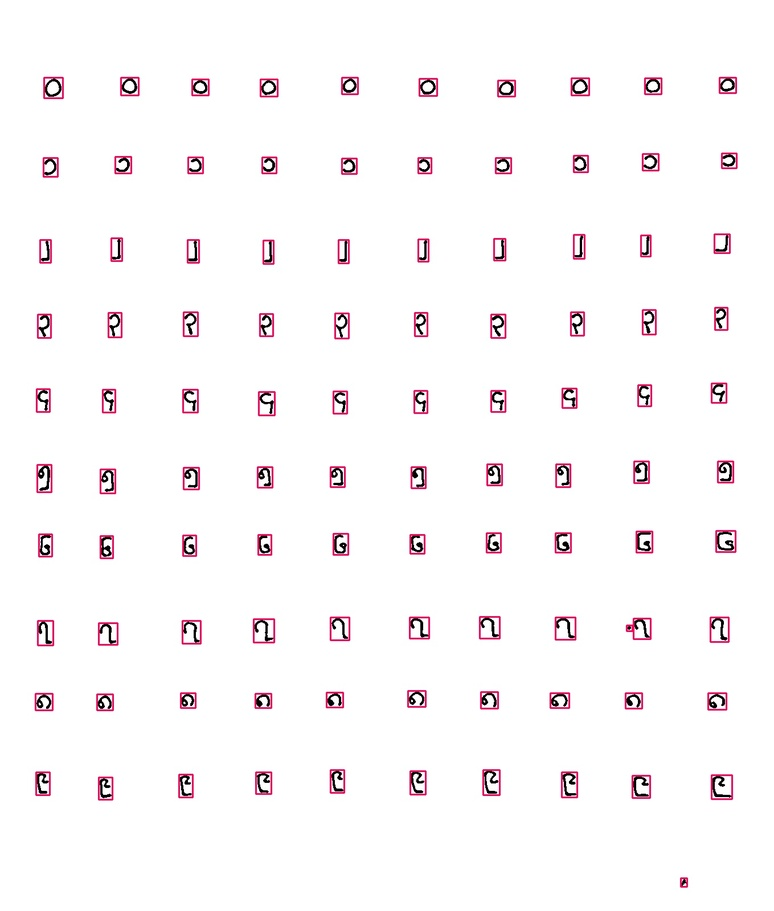
#> input picture box.jpg, 774 x 911 px, shrunk from 1359 x 1600 before the run
$ python -i bounding-boxes.py   (imports and definitions only)
#> lines starting #> are read from the running program, lines starting #| are printed output that depends on the picture; after the words box and inside, x2 and y2 are one past the last pixel; in counts of white or black regions, pixels touching at a corner belong together
import cv2
import numpy as np
import imutils

import argparse
import re

parser = argparse.ArgumentParser(description='Contour Detection')
# [6 lines not run here, left out]

# [1 line that did not run here, left out]
# [1 line that did not run here, left out]
# [1 line that did not run here, left out]
# [1 line that did not run here, left out]

def bounding(img):
#> called with img = 'box.jpg'
    image = cv2.imread(img)
#> image is the input picture: shape (911, 774, 3); mean B, G, R 248.7, 247.2, 250.4

    gray = cv2.cvtColor(image, cv2.COLOR_BGR2GRAY)
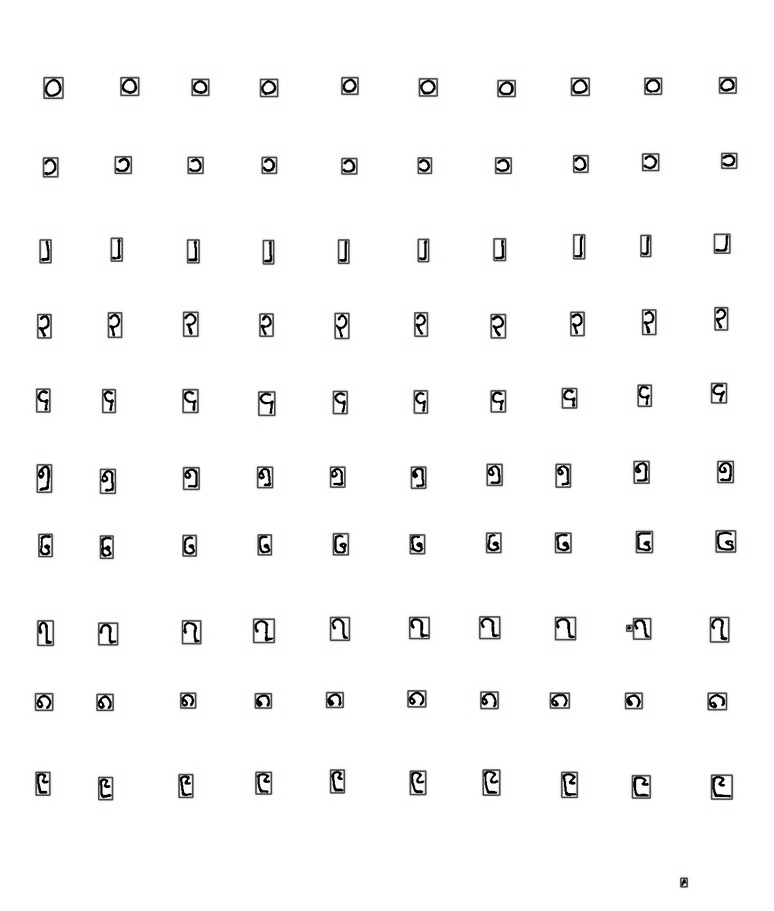
#> gray: shape (911, 774); min 0, max 255, mean 248.3
    gray = cv2.GaussianBlur(gray, (7, 7), 0)
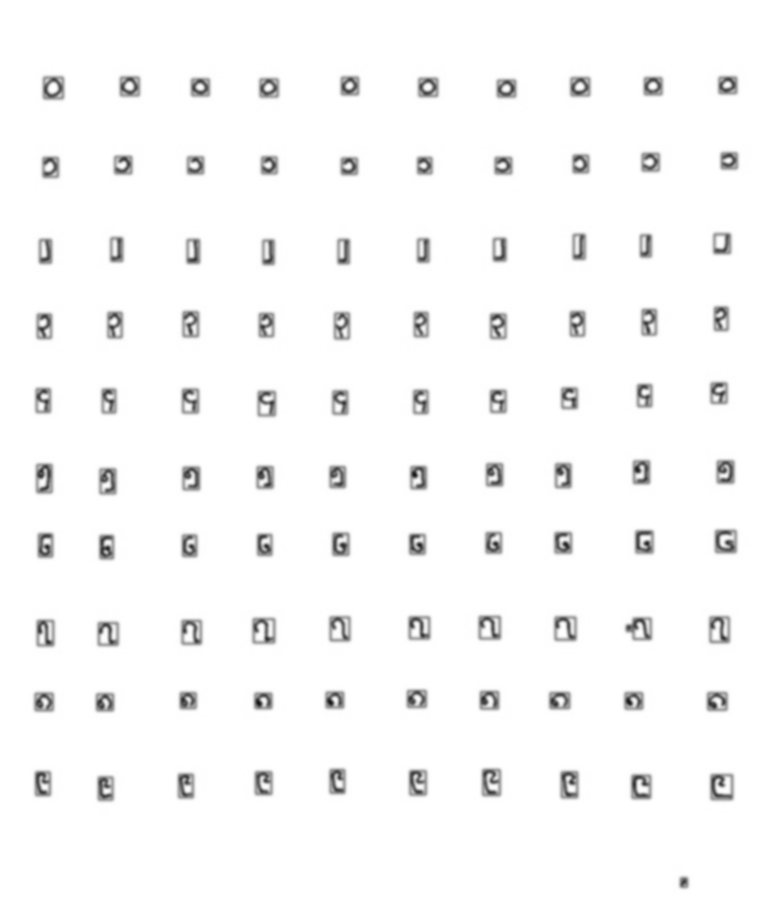
#> gray: shape (911, 774); min 21, max 255, mean 248.3

    ret,out_binary=cv2.threshold(gray ,127,255,cv2.THRESH_BINARY_INV)
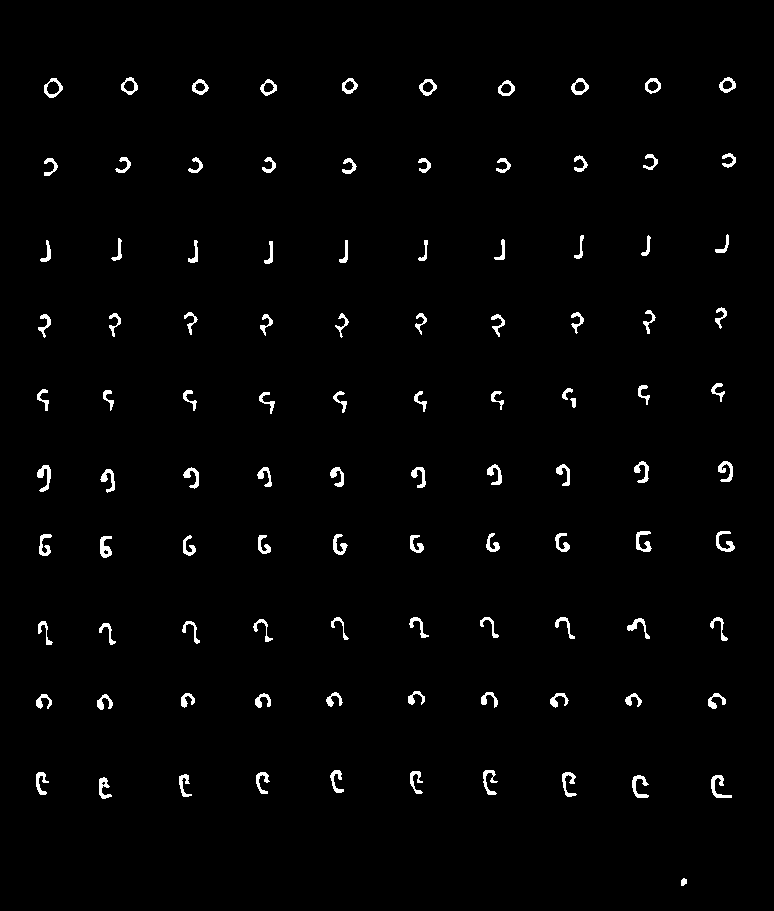
#> out_binary: shape (911, 774); 1.7% white; 102 white regions, largest, box (x1, y1, x2, y2) and area: (711, 775, 732, 798) 184, (37, 465, 51, 492) 182, (716, 531, 735, 552) 175

    img_dilation = cv2.dilate(out_binary, None, iterations=2)
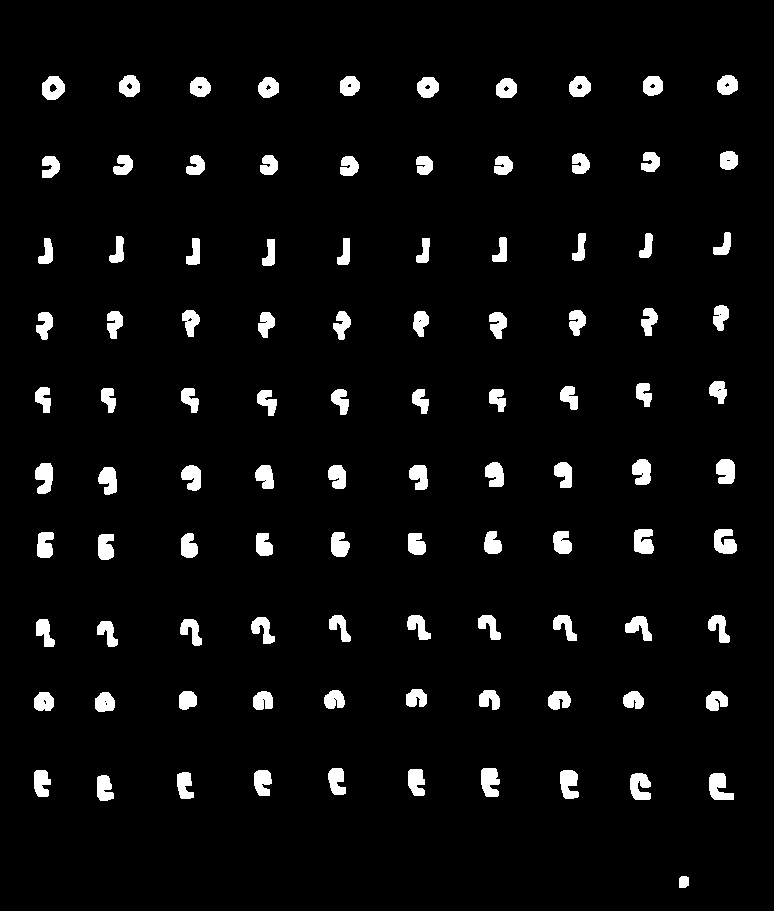
#> img_dilation: shape (911, 774); 4.6% white; 101 white regions

    contours, h = cv2.findContours(img_dilation.copy(), cv2.RETR_EXTERNAL, cv2.CHAIN_APPROX_SIMPLE)
#> contours = 101 contours; largest, box (x1, y1, x2, y2) and area: (42, 76, 65, 100) 406, (709, 773, 734, 800) 395, (481, 768, 500, 797) 389, (714, 529, 737, 554) 387, (630, 773, 651, 800) 378; h = 101 rows, first 6: [1, -1, -1, -1], [2, 0, -1, -1], [3, 1, -1, -1], [4, 2, -1, -1], [5, 3, -1, -1], [6, 4, -1, -1]

    for i, ctr in enumerate(contours):

        # Get bounding box
        x, y, w, h = cv2.boundingRect(ctr)

        M = cv2.moments(ctr)
        cX = int(M["m10"] / M["m00"])
        cY = int(M["m01"] / M["m00"])

        if crop == 'on':
            im = image[y:y+h, x:x+w]
            PATH = path + str(i) + ".jpg"
            cv2.imwrite(PATH, im)

        cv2.rectangle(image,(x,y),( x + w, y + h ),(90,0,255),2)
#> this loop made 1 pass
#> (x, y, w, h, cX, cY) on pass 1: (679, 876, 10, 12, 683, 881)

    return image


# [1 line that did not run here, left out]

# [1 line not run here, left out]

#> (the run stopped early here; a loop or call above may not have finished)
